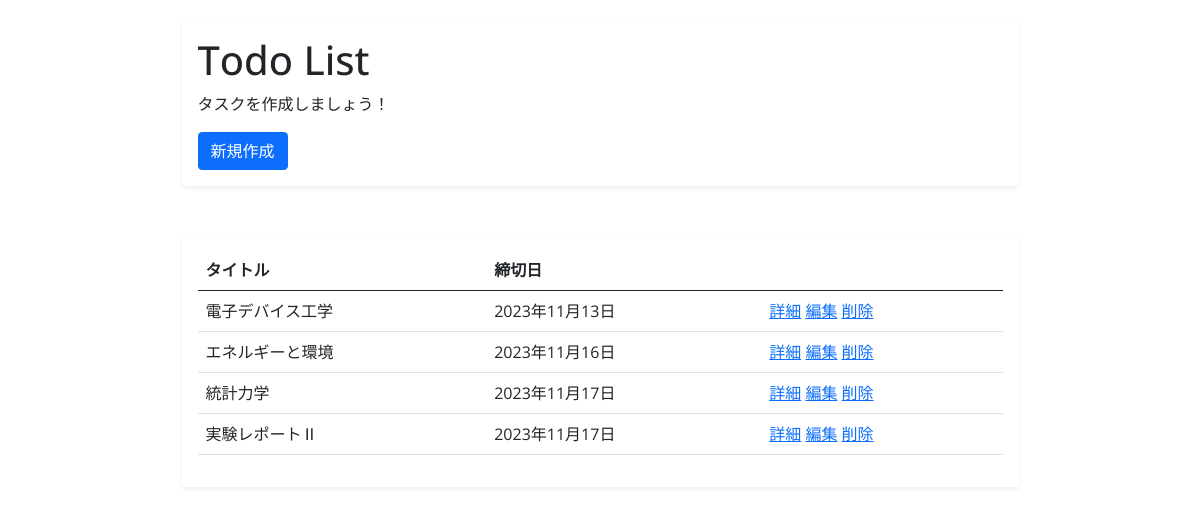
The app's page /, older data.
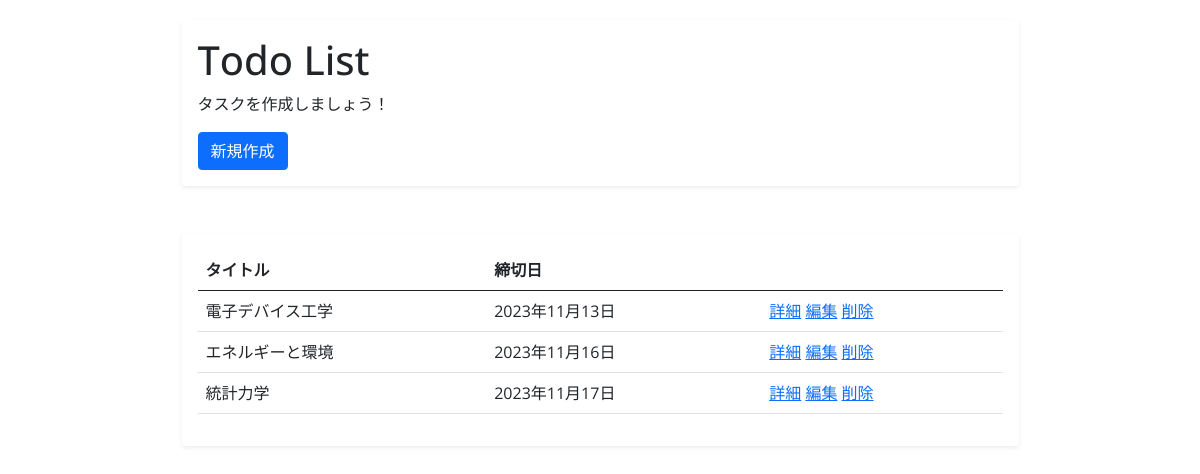
The same page, newer data.
### todo/models.py (models this page shows, shortened)
class Todo(models.Model):
    title = models.CharField("タスク名", max_length=30)
    description = models.TextField("詳細", blank=True)
    deadline = models.DateField("締切")

### todo/views.py (the view)
# urls.py: path("", TodoList.as_view(), name="list"),
class TodoList(ListView):
    model = Todo
    context_object_name = "tasks"
    ordering = ['deadline']

### todo/templates/todo/todo_list.html
{% extends 'todo/base.html' %}
{% block header %}
    <h1>Todo List</h1>
    <p>タスクを作成しましょう！</p>
    <a class="btn btn-primary" href="{% url 'create' %}">新規作成</a>
{% endblock header %}
{% block content %}
<div class="shadow-sm p-3 mb-5 bg-white rounded">
    <table class="table">
        <thead>
            <tr>
            <th scope="col">タイトル</th>
            <th scope="col">締切日</th>
            <th scope="col"></th>
            </tr>
        </thead>
        <tbody>
        {% for task in tasks %}
        <tr>
            <td>{{ task.title }}</td>
            <td>{{ task.deadline }}</td>
            <td>
                <a href="{% url 'detail' task.pk %}">詳細</a>
                <a href="{% url 'update' task.pk %}">編集</a>
                <a href="{% url 'delete' task.pk %}">削除</a>
            </td>
        </tr>
        {% endfor %}
        </tbody>
    </table>
</div>
{% endblock content %}

### todo/templates/todo/base.html (shortened to what this page needs)
<!DOCTYPE html>
<html lang="ja">
<head>
    <link href="https://cdn.jsdelivr.net/npm/bootstrap@5.0.0-beta1/dist/css/bootstrap.min.css" rel="stylesheet">
</head>
<body>
    <div class="container">
        <div class="w-75 mx-auto">
            <div class="shadow-sm p-3 mb-5 bg-white rounded">
                {% block header %}
                {% endblock header %}
            </div>
            {% block content %}
            {% endblock content %}
        </div>
      </div>
</body>
</html>

### todo/templates/todo/base.html (style rules this page uses)
body { padding-top: 20px; font-family: 'Open Sans', sans-serif; }

Row changes from the older to the newer data that the page shows:
removed Todo: title "実験レポートⅡ", deadline "2023年11月17日"
